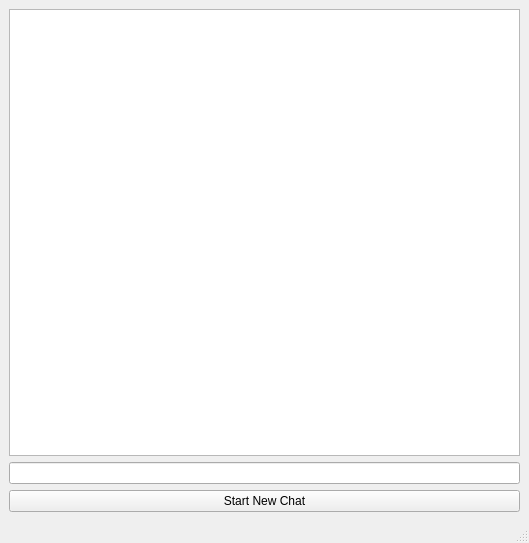
<?xml version="1.0" encoding="UTF-8"?>
<ui version="4.0">
 <class>ChatGPT</class>
 <widget class="QMainWindow" name="ChatGPT">
  <property name="geometry">
   <rect>
    <x>0</x>
    <y>0</y>
    <width>529</width>
    <height>543</height>
   </rect>
  </property>
  <property name="windowTitle">
   <string>Chat GPT</string>
  </property>
  <widget class="QWidget" name="centralwidget">
   <layout class="QVBoxLayout" name="verticalLayout">
    <item>
     <widget class="QTextEdit" name="chat"/>
    </item>
    <item>
     <widget class="QLineEdit" name="message"/>
    </item>
    <item>
     <widget class="QPushButton" name="start_new">
      <property name="text">
       <string>Start New Chat</string>
      </property>
     </widget>
    </item>
   </layout>
  </widget>
  <widget class="QMenuBar" name="menubar">
   <property name="geometry">
    <rect>
     <x>0</x>
     <y>0</y>
     <width>529</width>
     <height>21</height>
    </rect>
   </property>
  </widget>
  <widget class="QStatusBar" name="statusbar"/>
 </widget>
 <resources/>
 <connections/>
</ui>
